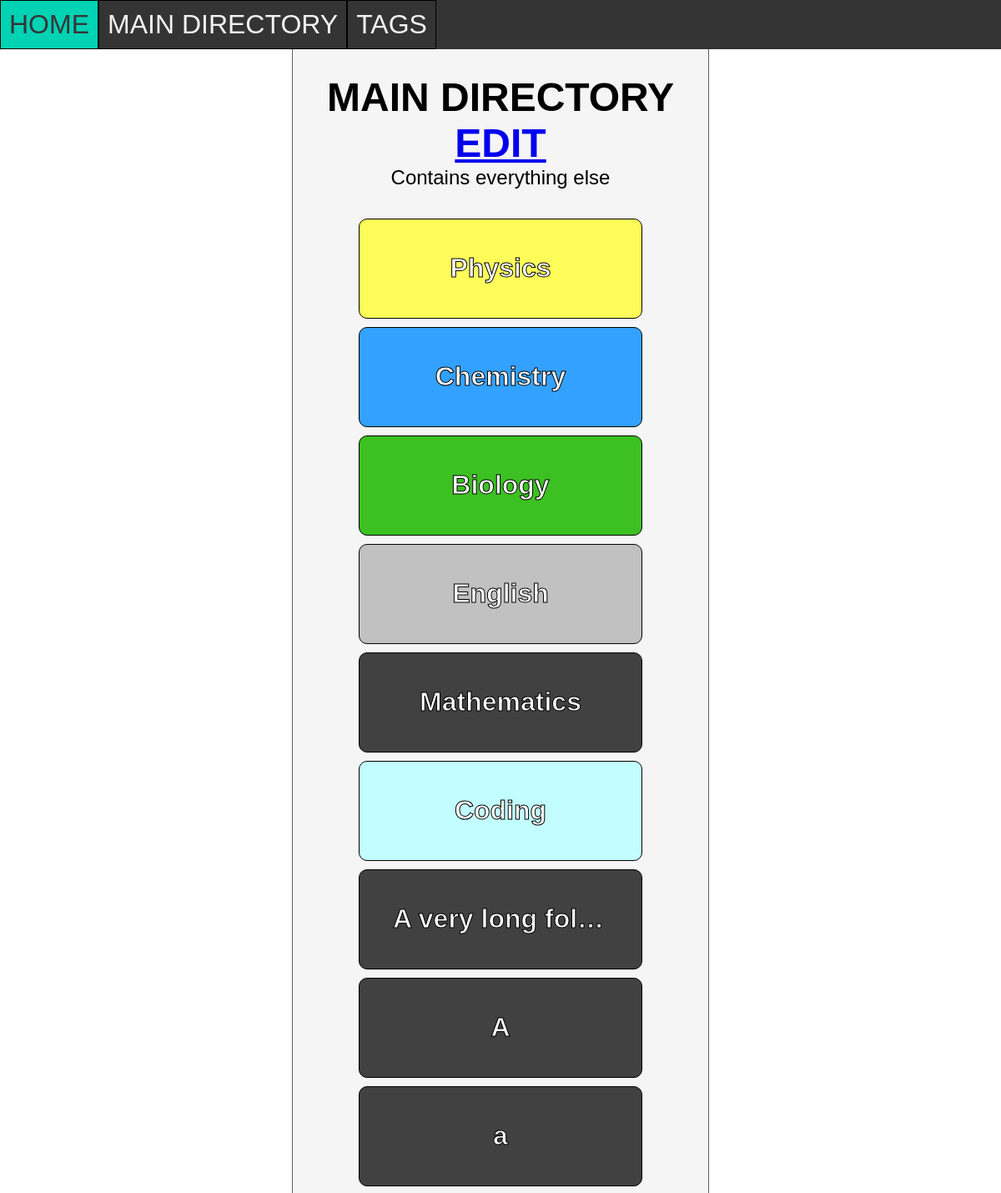
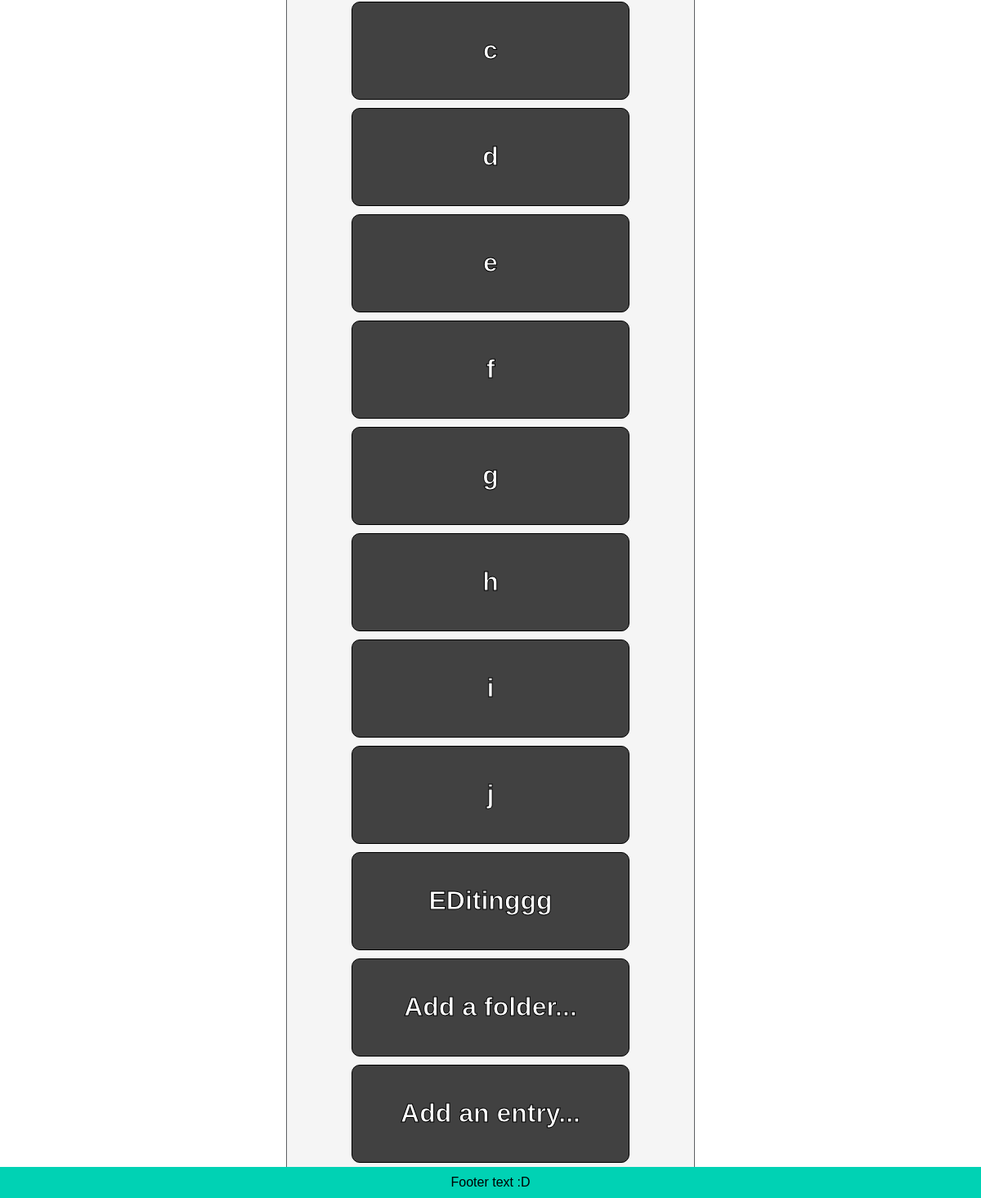
/folder/1, run on the app's committed database (2 pictures, top to bottom).
### tables this page shows
CREATE TABLE FOLDER (id INTEGER PRIMARY KEY AUTOINCREMENT, parent_id INTEGER REFERENCES FOLDER (id), name STRING, info STRING, colour STRING);

CREATE TABLE ENTRY (id INTEGER PRIMARY KEY AUTOINCREMENT, parent_id INTEGER REFERENCES FOLDER (id), name STRING, entry STRING);

### routes.py (the view)
@app.route('/folder/<int:id>')
def folder(id):
    infoname = retrieve("SELECT name,info FROM FOLDER WHERE id = ?", (id,))[0]
    folders = retrieve("SELECT id,name,colour FROM FOLDER WHERE parent_id = ?", (id,))
    entries = retrieve("SELECT id,name FROM ENTRY WHERE parent_id = ?", (id,))
    ancestry = retrieve("WITH RECURSIVE generation AS (SELECT id,name,parent_id FROM FOLDER WHERE id = (SELECT parent_id FROM FOLDER WHERE id = ?) UNION ALL SELECT parent.id,parent.name,parent.parent_id FROM FOLDER parent JOIN generation g ON g.parent_id = parent.id) SELECT id,name FROM generation",(id,))
    ancestry.reverse()
    if len(ancestry) != 0:
        ancestors = True
    else:
        ancestors = False
    return render_template('pages/folder.html', infoname=infoname, folders=folders, entries=entries, id=id, ancestry=ancestry,ancestors=ancestors)

### routes.py (called while the page is built)
def retrieve(query, parameters=None):
    conn = sqlite3.connect('notes_app.db')
    cur = conn.cursor()
    if parameters is None:
        cur.execute(query)
    else:
        cur.execute(query, parameters)
    results = cur.fetchall()
    conn.commit()
    return results

### templates/pages/folder.html (shortened to what this page needs)
{% extends 'base_templates/layout.html' %}
{% block content %}
<div class="info">
    <h1>{{infoname[0]}} <a href="/edit-folder/{{id}}">edit</a></h1>
    {{infoname[1]}}
</div>
<div class="links">
    {% for folder in folders %}
        {% if folder[2] != None %}
            <a href="/folder/{{folder[0]}}" style="background-color:#{{folder[2]}};" title="{{folder[1]}}">{{folder[1]}}</a>
        {% else %}
            <a href="/folder/{{folder[0]}}" title="{{folder[1]}}">{{folder[1]}}</a>
        {% endif %}
    {% endfor %}
    {% for entry in entries %}
        <a href="/entry/{{entry[0]}}" title="{{entry[1]}}">{{entry[1]}}</a>
    {% endfor %}
    <a href="/create-folder/{{id}}">Add a folder...</a>
    <a href="/create-entry/{{id}}">Add an entry...</a>
</div>
{% endblock %}

### static/css/style.css (style rules this page uses)
* { margin: 0; padding: 0; box-sizing: border-box; text-align: center; font-family: sans-serif; }
html,body { height: 100%; }
h1 { text-transform: uppercase; font-weight: bold; margin: 0; }
.info { margin: 30px 30px 30px 30px; font-size: 1.5em; display: block; }
.links { display: flex; flex-direction: row; flex-wrap: wrap; justify-content: center; }
.links a { margin: 5px; padding: 40px; text-decoration: none; border:1px solid #000000; color: #ffffff; border-radius: 10px; font-size: 2em; width: 340px; height: 120px; font-weight: bold; -webkit-text-stroke: #000000 1px; overflow: hidden; text-overflow: ellipsis; white-space: nowrap; background-color: #414141; }

### data on the page
FOLDER: name "MAIN DIRECTORY", info "Contains everything else"
FOLDER: name "Physics"
FOLDER: name "Chemistry"
FOLDER: name "Biology"
FOLDER: name "English"
FOLDER: name "Mathematics"
FOLDER: name "Coding"
FOLDER: name "A very long fol…"
FOLDER: name "A"
FOLDER: name "a"
FOLDER: name "c"
FOLDER: name "d"
FOLDER: name "e"
FOLDER: name "f"
FOLDER: name "g"
FOLDER: name "h"
FOLDER: name "i"
FOLDER: name "j"
ENTRY: name "EDitinggg"
